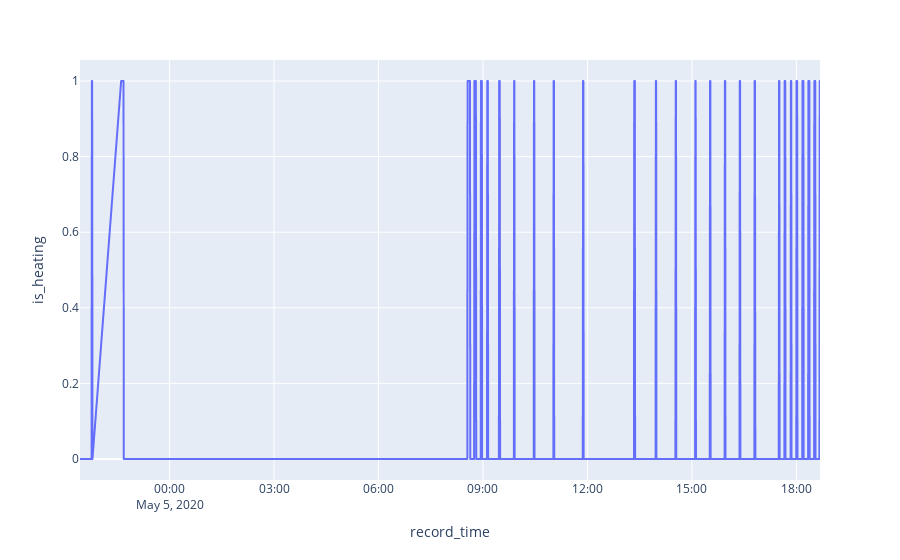

Notebook cell for this chart:
### Code cell
fig = px.line(df, x='record_time', y='is_heating')
fig.show()

### Figure 1 — Plotly figure (JSON) as saved in the notebook; plotly's stock layout.template omitted (floating-point values rounded to 4 significant figures; data arrays with more than 128 entries replaced by an {"elided": "..."} marker saying what was removed)
{"data": [{"hovertemplate": "record_time=%{x}<br>is_heating=%{y}<extra></extra>", "legendgroup": "", "line": {"color": "#636efa", "dash": "solid"}, "mode": "lines", "name": "", "showlegend": false, "type": "scattergl", "x": {"elided": "1727 str values"}, "xaxis": "x", "y": {"elided": "1727 int values"}, "yaxis": "y"}], "layout": {"legend": {"tracegroupgap": 0}, "margin": {"t": 60}, "xaxis": {"anchor": "y", "domain": [0, 1], "title": {"text": "record_time"}}, "yaxis": {"anchor": "x", "domain": [0, 1], "title": {"text": "is_heating"}}}}
